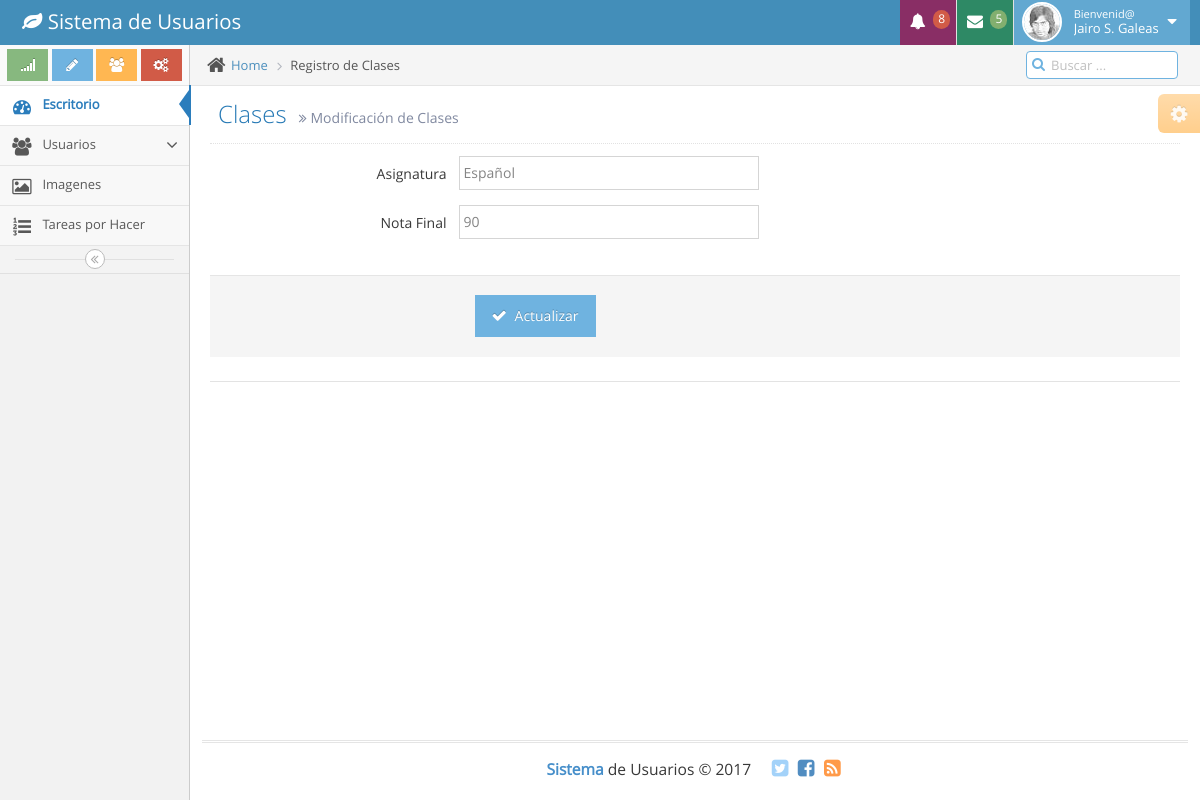
/Editarmateria.php?id=7 (signed in), run on the app's committed database.
### tables this page shows
CREATE TABLE IF NOT EXISTS `usuarios` (
  `idusuarios` int(11) NOT NULL AUTO_INCREMENT,
  `usuario` varchar(20) NOT NULL,
  `password` varchar(60) NOT NULL,
  `id_alumno` int(11) NOT NULL,
  `id_tipousuario` int(11) NOT NULL,
  PRIMARY KEY (`idusuarios`)
);

CREATE TABLE IF NOT EXISTS `alumnos` (
  `IdAlumnos` int(11) NOT NULL AUTO_INCREMENT,
  `Identidad` varchar(20) NOT NULL,
  `Nombre` varchar(70) NOT NULL,
  `Telefono` varchar(15) NOT NULL,
  `Correo` varchar(30) NOT NULL,
  PRIMARY KEY (`IdAlumnos`)
);

CREATE TABLE IF NOT EXISTS `materias` (
  `idmateria` int(11) NOT NULL AUTO_INCREMENT,
  `nombre_materia` varchar(30) NOT NULL,
  `unidades` int(20) NOT NULL,
  `idusuario` int(11) DEFAULT NULL,
  PRIMARY KEY (`idmateria`)
);

### Editarmateria.php (the view, shortened to what this page needs)
<?php
include("conexion.php");
$iduser = $_SESSION['id_usuario'];
$sql = " SELECT u.idusuarios, a.Nombre FROM usuarios AS u INNER JOIN
            alumnos AS a ON u.id_alumno = a.IdAlumnos
            WHERE u.idusuarios='$iduser'";
$resultado =$conexion->query($sql);
$row = $resultado->fetch_assoc();
  $ID = $_GET["id"];
$sql =" SELECT nombre_materia, unidades FROM materias  WHERE idmateria ='$ID'  ";
$resultadomateria =$conexion->query($sql);
$filas = $resultadomateria->fetch_assoc();
?>
<!DOCTYPE html>
<html lang="en">
	<head>
		<link rel="stylesheet" href="assets/css/bootstrap.min.css" />
		<link rel="stylesheet" href="assets/font-awesome/4.5.0/css/font-awesome.min.css" />
		<link rel="stylesheet" href="assets/css/ace.min.css" class="ace-main-stylesheet" id="main-ace-style" />
		<link rel="stylesheet" href="assets/css/ace-skins.min.css" />
		<link rel="stylesheet" href="assets/css/ace-rtl.min.css" />
	</head>
	<body class="no-skin">
		<div id="navbar" class="navbar navbar-default          ace-save-state">
			<div class="navbar-container ace-save-state" id="navbar-container">
				<div class="navbar-header pull-left">
					<a href="admin.php" class="navbar-brand">
						<small>
							<i class="fa fa-leaf"></i>
							Sistema de Usuarios
						</small>
					</a>
				</div>
				<div class="navbar-buttons navbar-header pull-right" role="navigation">
					<ul class="nav ace-nav">
						<li class="purple dropdown-modal">
							<a data-toggle="dropdown" class="dropdown-toggle" href="#">
								<i class="ace-icon fa fa-bell icon-animated-bell"></i>
								<span class="badge badge-important">8</span>
							</a>
						</li>
						<li class="green dropdown-modal">
							<a data-toggle="dropdown" class="dropdown-toggle" href="#">
								<i class="ace-icon fa fa-envelope icon-animated-vertical"></i>
								<span class="badge badge-success">5</span>
							</a>
						</li>
						<li class="light-blue dropdown-modal">
							<a data-toggle="dropdown" href="#" class="dropdown-toggle">
								<img class="nav-user-photo" src="assets/images/avatars/user.jpg"  />
								<span class="user-info">
									<small>Bienvenid@</small>
									<?php echo utf8_decode($row['Nombre']); ?>
								</span>
								<i class="ace-icon fa fa-caret-down"></i>
							</a>
						</li>
					</ul>
				</div>
			</div>
		</div>
		<div class="main-container ace-save-state" id="main-container">
			<div id="sidebar" class="sidebar                  responsive                    ace-save-state">
				<div class="sidebar-shortcuts" id="sidebar-shortcuts">
					<div class="sidebar-shortcuts-large" id="sidebar-shortcuts-large">
						<button class="btn btn-success">
							<i class="ace-icon fa fa-signal"></i>
						</button>
						<button class="btn btn-info">
							<i class="ace-icon fa fa-pencil"></i>
						</button>
						<button class="btn btn-warning">
							<i class="ace-icon fa fa-users"></i>
						</button>
						<button class="btn btn-danger">
							<i class="ace-icon fa fa-cogs"></i>
						</button>
					</div>
				</div>
				<ul class="nav nav-list">
				<?php
					if ($_SESSION['tipo_usuario']==1) {
					        require_once("menulateral.php");
					    }
				     ?>
				</ul>
				<div class="sidebar-toggle sidebar-collapse" id="sidebar-collapse">
					<i id="sidebar-toggle-icon" class="ace-icon fa fa-angle-double-left ace-save-state" data-icon1="ace-icon fa fa-angle-double-left" data-icon2="ace-icon fa fa-angle-double-right"></i>
				</div>
			</div>
			<div class="main-content">
				<div class="main-content-inner">
					<div class="breadcrumbs ace-save-state" id="breadcrumbs">
						<ul class="breadcrumb">
							<li>
								<i class="ace-icon fa fa-home home-icon"></i>
								<a href="admin.php">Home</a>
							</li>
							<li class="active">Registro de Clases</li>
						</ul>
						<div class="nav-search" id="nav-search">
							<form class="form-search">
								<span class="input-icon">
									<input type="text" placeholder="Buscar ..." class="nav-search-input" id="nav-search-input" autocomplete="off" />
									<i class="ace-icon fa fa-search nav-search-icon"></i>
								</span>
							</form>
						</div>
					</div>
					<div class="page-content">
						<div class="ace-settings-container" id="ace-settings-container">
							<div class="btn btn-app btn-xs btn-warning ace-settings-btn" id="ace-settings-btn">
								<i class="ace-icon fa fa-cog bigger-130"></i>
							</div>
						</div>
						<div class="page-header">
							<h1>
								Clases
								<small>
									<i class="ace-icon fa fa-angle-double-right"></i>
										Modificación de Clases
								</small>
							</h1>
						</div>
		<div class="row">
			<div class="col-xs-12">
				<form class="form-horizontal" role="form" action="<?php $_SERVER["PHP_SELF"]; ?>" method="POST">
					<div class="form-group">
						<label class="col-sm-3 control-label no-padding-right" for="form-field-1"> Asignatura </label>
							<div class="col-sm-9">
								<input type="text"  name="nombre"  class="col-xs-10 col-sm-5" value="<?php echo $filas['nombre_materia'] ;?> " />
							</div>
					</div>
					<div class="form-group">
						<label class="col-sm-3 control-label no-padding-right" for="form-field-1-1"> Nota Final </label>
							<div class="col-sm-9">
								<input type="number"  name="unidades"  class="col-xs-10 col-sm-5"  value="<?php echo $filas['unidades']; ?>" />
							</div>
					</div>
					<div class="space-4"></div>
					<div class="clearfix form-actions">
						<div class="col-md-offset-3 col-md-9">
							<button class="btn btn-info" type="submit" name="actualizar">
								<i class="ace-icon fa fa-check bigger-110"></i>
									Actualizar
							</button>
						</div>
					</div>
					<div class="hr hr-24"></div>
				</form>
			</div>
		</div>
	</div>
</div>
</div>
	<?php require_once("piedepagina.php"); ?>
		</div>
	</body>
</html>

### data on the page
usuarios: id_alumno.Nombre "Jairo S. Galeas"
materias: nombre "Español", unidades "90"
